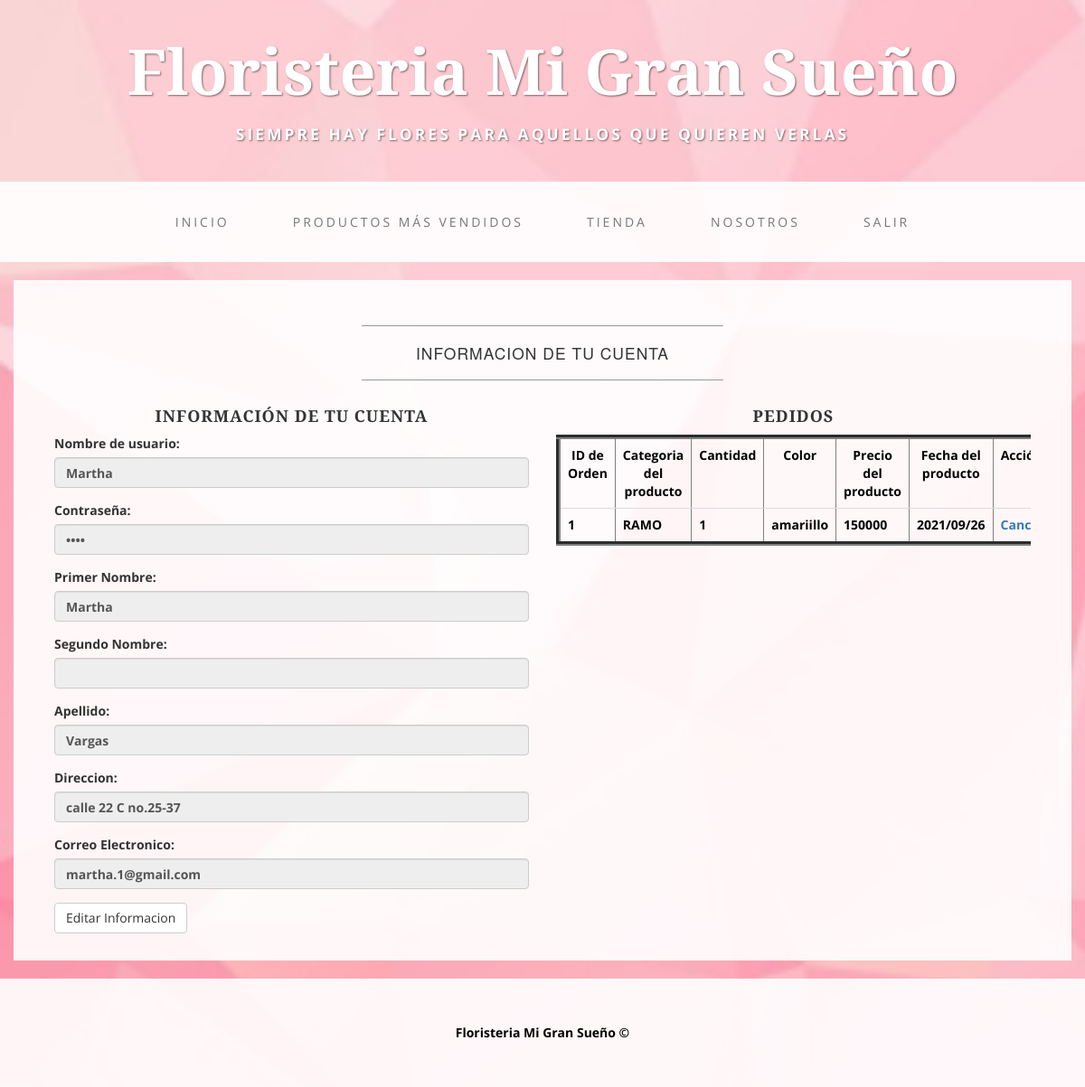
The page /entregas-master/ManageAccount.php (signed in) on the database its author committed.
### tables this page shows
CREATE TABLE `tbl_customers` (
  `CustomerID` int(11) NOT NULL,
  `Username` varchar(30) DEFAULT NULL,
  `PASSWORD` varchar(30) DEFAULT NULL,
  `Role` varchar(30) DEFAULT NULL,
  `Firstname` varchar(30) DEFAULT NULL,
  `Middlename` varchar(30) DEFAULT NULL,
  `Lastname` varchar(30) DEFAULT NULL,
  `Address` varchar(30) DEFAULT NULL,
  `EmailAddress` varchar(30) DEFAULT NULL,
  `tbl_customersUsuSesion` varchar(20) DEFAULT NULL,
  `tbl_customers_created_at` timestamp NULL DEFAULT current_timestamp(),
  `tbl_customers_updated_at` timestamp NULL DEFAULT current_timestamp() ON UPDATE current_timestamp(),
  `custEstado` set('ACTIVO','INACTIVO') DEFAULT NULL
);

CREATE TABLE `tbl_orders` (
  `OrderID` int(11) NOT NULL,
  `ProductID` int(11) DEFAULT NULL,
  `CustomerID` int(11) DEFAULT NULL,
  `Size` varchar(30) DEFAULT NULL,
  `Color` varchar(30) DEFAULT NULL,
  `DateOrdered` varchar(30) DEFAULT NULL,
  `FechaEntrega` date DEFAULT current_timestamp()
);

CREATE TABLE `tbl_products` (
  `ProductID` int(11) NOT NULL,
  `Productname` varchar(30) DEFAULT NULL,
  `ProductSize` varchar(30) DEFAULT NULL,
  `ProductPrice` varchar(30) DEFAULT NULL,
  `ProductCategory` varchar(30) DEFAULT NULL,
  `ProductImageName` varchar(50) DEFAULT NULL,
  `ProductImage` text DEFAULT NULL,
  `proCantidadActual` int(11) DEFAULT 0,
  `proCantidadMinimo` varchar(45) DEFAULT NULL,
  `proCantidadMaximo` varchar(45) DEFAULT NULL,
  `proUsuSesion` varchar(20) DEFAULT NULL,
  `pro_created_at` timestamp NULL DEFAULT current_timestamp(),
  `pro_updated_at` timestamp NULL DEFAULT current_timestamp() ON UPDATE current_timestamp(),
  `proEstado` set('ACTIVO','INACTIVO') DEFAULT NULL
);

### entregas-master/ManageAccount.php (the view, shortened to what this page needs)
<!DOCTYPE html>
<html lang="en">
<head>
    <link href="css/bootstrap.min.css" rel="stylesheet">
    <link href="css/business-casual.css" rel="stylesheet">
	<?php
		require 'Connection.php';
		$Username = null;
		if(!empty($_SESSION["Username"]))
		{
			$Username = $_SESSION["Username"];
		}
		$sql = "select * from tbl_customers where Username = '".$Username."' and Password = '".$_SESSION['Password']."'";
		$Res = mysqli_query($Conn,$sql);
		while($Rows = mysqli_fetch_array($Res))
		{
			$C_ID = $Rows[0];
			$C_Username = $Rows[1];
			$C_Password = $Rows[2];
			$C_Firstname = $Rows[4];
			$C_Middlename = $Rows[5];
			$C_Lastname = $Rows[6];
			$C_Address = $Rows[7];
			$C_Email = $Rows[8];
		}
	?>
</head>
<body>
    <div class="brand">Floristeria Mi Gran Sueño</div>
    <div class="address-bar"><strong>Siempre hay flores para aquellos que quieren verlas</div>
    <nav class="navbar navbar-default" role="navigation">
        <div class="container">
            <div class="collapse navbar-collapse" id="bs-example-navbar-collapse-1">
                <ul class="nav navbar-nav">
                    <li><a href="index.php">Inicio</a></li>
					<li><a href="bestseller.php">Productos más vendidos</a></li>
					<li><a href="shop.php">Tienda</a></li>
                    <li><a href="about.php">Nosotros</a></li>
					<?php if($Username == null){echo '<li><a href="Login.php?Role=User">Login</a></li>';} else {echo '<li><a href="Logout.php">Salir</a></li>';} ?>
                </ul>
            </div>
        </div>
    </nav>
    <div class="container">
        <div class="row">
            <div class="box">
                <div class="col-lg-12">
						<hr>
						<h2 class="intro-text text-center">Informacion de tu cuenta</h2>
						<hr>
					<div class="col-md-6">
							<form role="form" action="Register.php?ActionType=Edit&Loc=MA&ID=<?php echo $C_ID; ?>" method="POST">
							<h4 style="text-align: center">INFORMACIÓN DE TU CUENTA</h4>
							<div class="form-group">
							  <label for="username">Nombre de usuario:</label>
							  <input type="text" name="Username" class="form-control" id="Username" value="<?php echo $C_Username; ?>" disabled>
							</div>
							<div class="form-group">
							  <label for="Password">Contraseña:</label>
							  <input type="Password" name="Password" class="form-control" id="Password" value="<?php echo $C_Password; ?>" disabled>
							</div>
							<div class="form-group">
							  <label for="Firstname">Primer Nombre:</label>
							  <input type="text" name="Firstname" class="form-control" id="Firstname" value="<?php echo $C_Firstname; ?>" disabled>
							</div>
							<div class="form-group">
							  <label for="Middlename">Segundo Nombre:</label>
							  <input type="text" name="Middlename" class="form-control" id="Middlename" value="<?php echo $C_Middlename; ?>" disabled>
							</div>
							<div class="form-group">
							  <label for="Lastname">Apellido:</label>
							  <input type="text" name="Lastname" class="form-control" id="Lastname" value="<?php echo $C_Lastname; ?>" disabled>
							</div>
							<div class="form-group">
							  <label for="Address">Direccion:</label>
							  <input type="text" name="Address" class="form-control" id="Address" value="<?php echo $C_Address; ?>" disabled>
							</div>
							<div class="form-group">
							  <label for="EmailAddress">Correo Electronico:</label>
							  <input type="email" name="EmailAddress" class="form-control" id="EmailAddress" value="<?php echo $C_Email; ?>" disabled>
							</div>
							<button type="submit" class="btn btn-default">Editar Informacion</button>
						</form>
					</div>
					<div class="col-md-6">
						<h4 style="text-align: center">PEDIDOS</h4>
						<div class="table-responsive">
							<table border="5px" class="table">
								<tr style="text-align: center; color: Black; font-weight: bold;">
									<td>ID de Orden</td>
									<td>Categoria del producto</td>
									<td>Cantidad</td>
									<td>Color</td>
									<td>Precio del producto</td>
									<td>Fecha del producto</td>
									<td>Acción</td>
								</tr>
								<?php
								$sqlI = "SELECT tbl_orders.OrderID, tbl_products.Productname, tbl_orders.Size, tbl_orders.Color, tbl_products.ProductPrice, tbl_orders.DateOrdered FROM tbl_products RIGHT JOIN  tbl_orders on tbl_orders.ProductID = tbl_products.ProductID WHERE tbl_orders.CustomerID = $C_ID ORDER BY tbl_orders.OrderID";
								$Resulta = mysqli_query($Conn,$sqlI);
								while($Rows = mysqli_fetch_array($Resulta)):;
								?>
								<tr style="color: black">
								<td><?php echo $Rows[0]; ?></td>
								<td><?php echo $Rows[1]; ?></td>
								<td><?php echo $Rows[2]; ?></td>
								<td><?php echo $Rows[3]; ?></td>
								<td><?php echo $Rows[4]; ?></td>
								<td><?php echo $Rows[5]; ?></td>
								<td>
								<a href="#" onclick="OrderOnclick(<?php echo $Rows[0]; ?>);">Cancel</a>
								</td>
								<?php endwhile; ?>
								</tr>
							</table>
						</div>
					</div>
                </div>
            </div>
        </div>
    </div>
    <footer>
        <div class="container">
            <div class="row">
                <div class="col-lg-12 text-center">
                    <p>Floristeria Mi Gran Sueño &copy; </p>
                </div>
            </div>
        </div>
    </footer>
</body>
</html>

### entregas-master/css/business-casual.css (style rules this page uses)
body { font-family: "Open Sans","Helvetica Neue",Helvetica,Arial,sans-serif; background: url('../img/h3.png') no-repeat center center fixed; -webkit-background-size: cover; -moz-background-size: cover; background-size: cover; -o-background-size: cover; background-color: black; }
h1, h2, h3, h4, h5, h6 { text-transform: uppercase; font-family: "Josefin Slab","Helvetica Neue",Helvetica,Arial,sans-serif; font-weight: 700; letter-spacing: 1px; }
p { color: #000; }
hr { max-width: 400px; border-color: #999999; }
.brand, .address-bar { display: none; }
.navbar-nav { text-transform: uppercase; font-weight: 400; letter-spacing: 3px; }
.box { margin-bottom: 20px; padding: 30px 15px; background: #fff; background: rgba(255,255,255,0.9); }
.intro-text { text-transform: uppercase; font-size: 1.25em; font-weight: 400; letter-spacing: 1px; }
footer { background: #fff; background: rgba(255,255,255,0.9); }
footer p { margin: 0; padding: 50px 0; }
@media screen and (min-width:768px) { .brand { display: inherit; margin: 0; padding: 30px 0 10px; text-align: center; text-shadow: 1px 1px 2px rgba(0,0,0,0.5); font-family: "Josefin Slab","Helvetica Neue",Helvetica,Arial,sans-serif; font-size: 5em; font-weight: 700; line-height: normal; color: #fff; } }
@media screen and (min-width:768px) { .address-bar { display: inherit; margin: 0; padding: 0 0 40px; text-align: center; text-shadow: 1px 1px 2px rgba(0,0,0,0.5); text-transform: uppercase; font-size: 1.25em; font-weight: 400; letter-spacing: 3px; color: #fff; } }
@media screen and (min-width:768px) { .navbar { border-radius: 0; } }
@media screen and (min-width:768px) { .navbar { min-height: 0; } }
@media screen and (min-width:768px) { .navbar-default { border: none; background: #fff; background: rgba(255,255,255,0.9); } }
@media screen and (min-width:768px) { .nav>li>a { padding: 35px; } }
@media screen and (min-width:768px) { .navbar-nav>li>a { line-height: normal; } }
@media screen and (min-width:768px) { .navbar-nav { display: table; float: none; margin: 0 auto; table-layout: fixed; font-size: 14px; } }
@media screen and (min-width:1200px) { .box:after { content: ''; display: table; clear: both; } }

### rows shown on the page
tbl_customers: Username "Martha", Firstname "Martha", Lastname "Vargas", Address "calle 22 C no.25-37", EmailAddress "martha.1@gmail.com"
tbl_orders: OrderID "1", ProductID.Productname "RAMO", Size "1", Color "amariillo", ProductID.ProductPrice "150000", DateOrdered "2021/09/26"
